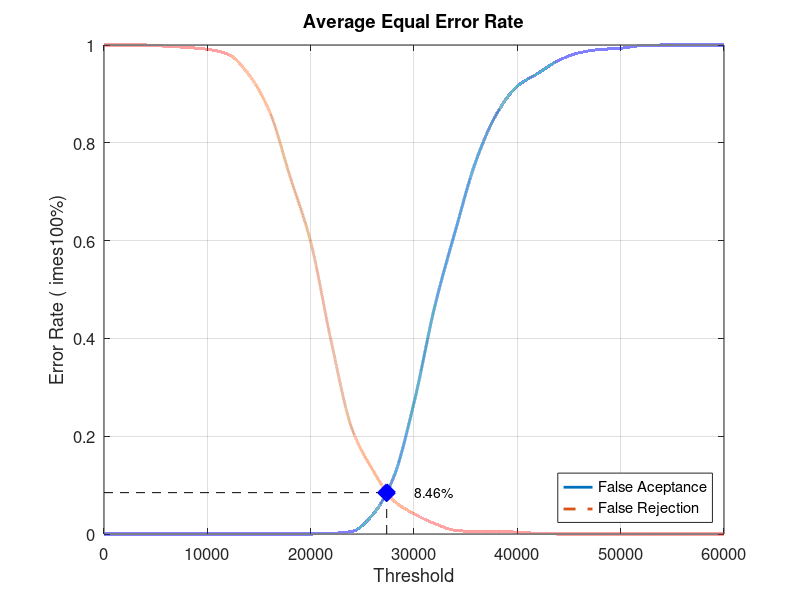
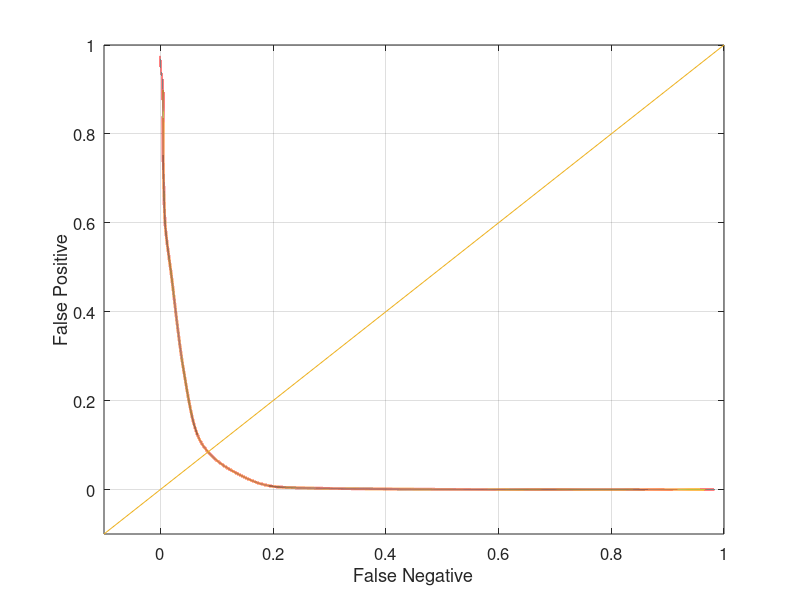

These charts were generated, in order, by the following MATLAB code:
close all;
clear;
clc;
x = 0:2000:60000;
xq = 0:0.5:60000;

y0 = [0 0 0 0 0 0 0 0 0 0 0 0.00131579 0.00526316 0.0394737 0.114474 0.268421 0.464474 0.619737 0.763158 0.85921 0.915789 0.942105 0.968421 0.984211 0.990789 0.993421 0.998684 1 1 1 1]
yy0 = interp1(x, y0, xq, 'pchip');
y1 = [1 1 1 0.9975 0.995 0.99125 0.98125 0.94 0.865 0.73125 0.5975 0.3925 0.215 0.13125 0.06875 0.04125 0.02125 0.0075 0.005 0.005 0.00375 0.00125 0 0 0 0 0 0 0 0 0]
yy1 = interp1(x, y1, xq, 'pchip');

% Calculating EER: 
y2 = abs(y0 - y1);
find(y2 == min(y2))
yy2 = abs(yy0 - yy1);
xEER = find(yy2 == min(yy2));
xEERIndex = xq(xEER) % X-axis EER
yEER = yy0(xEER) % Y-axis EER

main = figure
plot(xq, yy0,'-','LineWidth', 2);	hold on
plot(xq, yy1,'--','LineWidth', 2);	hold on
plot([xEERIndex xEERIndex], [0 yEER], 'k--');	hold on
plot([0 xEERIndex], [yEER yEER], 'k--');	hold on
plot(xEERIndex, yEER, 'bx', 'LineWidth', 10);	hold on
text(xEERIndex + 10 * xEERIndex / 100, yEER, [num2str(round((10000 * yEER)) / 100) '%'])
legend('False Aceptance', 'False Rejection', 'Location', 'SouthEast')
xlabel('Threshold')
ylabel('Error Rate (	imes100%)')
title('Average Equal Error Rate')
set(gca, 'FontSize', 12)
axis([0 60000 0 1])
grid on

print(main, 'Experiment5AverageMain', '-dpng');
FNRxFPR = figure('Color', [1 1 1]);
plot(yy1, yy0, '-', yy1, yy0, 'LineWidth', 2);
hold on
y = -0.1:0.1:1
plot(y, y); 
set(gca, 'FontSize', 12)
xlabel('False Negative')
ylabel('False Positive')
axis([-0.1 1 -0.1 1])
set(gca, 'FontSize', 12)
grid on

print(FNRxFPR, 'Experiment5AverageFNRxFPR','-dpng');
